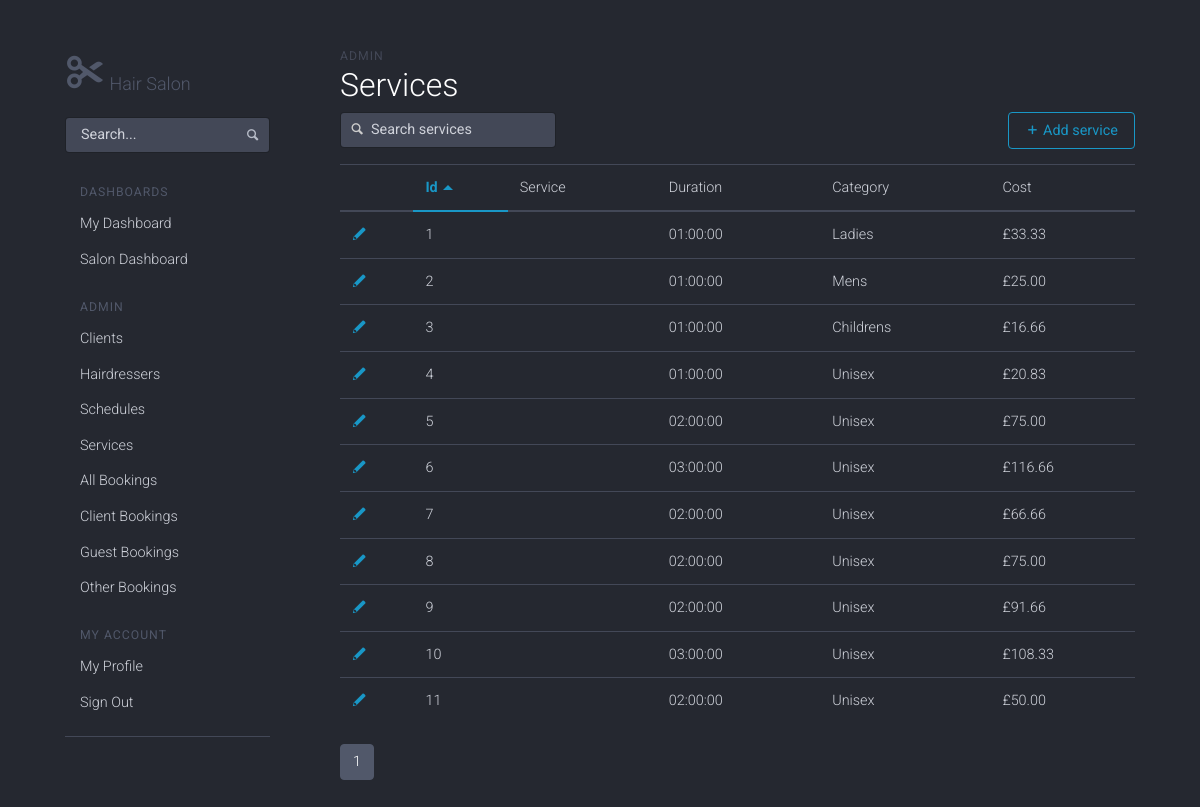
Screenshot of /admin/services.php (signed in) with the database file from the repository.
### tables this page shows
CREATE TABLE services (
    id INT AUTO_INCREMENT PRIMARY KEY,
    title VARCHAR(255) NOT NULL,
    duration TIME NOT NULL,
    category_id INT NOT NULL,
    cost DECIMAL(8,2) NOT NULL,
    created_at TIMESTAMP DEFAULT '0000-00-00 00:00:00',
    changed_at TIMESTAMP DEFAULT NOW() ON UPDATE CURRENT_TIMESTAMP,
    FOREIGN KEY(category_id) REFERENCES categories(id)
);

### admin/includes/class_session.php (called while the page is built, shortened)
<?php
class Session {
  private $signed_in = false;
  public function is_signed_in() {
    return $this->signed_in;
  }
  private function check_the_signin() {
    if (isset($_SESSION['user_id'])) {
      $this->signed_in = true;
    } else {
      unset($this->user_id);
      $this->signed_in = false;
    }
  }
}
$session = new Session();
?>

### admin/includes/class_database.php (called while the page is built, shortened)
<?php
class Database {
  public $connection;
  public function open_db_connection() {
    $this->connection = new mysqli(DB_HOST, DB_USER, DB_PASS, DB_NAME);
  }
  public function query($sql) {
    $result = $this->connection->query($sql);
    return $result;
  }
}
$database = new Database();
?>

### admin/includes/class_db_object.php (called while the page is built, shortened)
<?php
abstract class Db_object {
  public static function find_by_query($sql) {
    global $database;
    $result_set = $database->query($sql);
    $the_object_array = array();
    while ($row = mysqli_fetch_array($result_set)) {
      $the_object_array[] = static::instantiate($row);
    }
    return $the_object_array;
  }
  private function has_attribute($the_attribute) {
    $object_properties = get_object_vars($this);
    return array_key_exists($the_attribute, $object_properties);
  }
  public static function instantiate($the_record) {
    $the_object = new $calling_class;
    foreach ($the_record as $the_attribute => $value) {
      if ($the_object->has_attribute($the_attribute)) {
        $the_object->$the_attribute = $value;
      }
    }
    return $the_object;
  }
  public static function count_all() {
    global $database;
    $sql = "SELECT COUNT(*) FROM " . static::$db_table;
    $result_set = $database->query($sql);
    $row = mysqli_fetch_array($result_set);
    return array_shift($row);
  }
}
?>

### admin/includes/class_paginate.php (called while the page is built, shortened)
<?
class Paginate {
  public $current_page;
  public $items_per_page;
  public $items_total_count;
  public function __construct($page=1, $items_per_page=20, $items_total_count=0) {
    $this->current_page = (int)$page;
    $this->items_per_page = (int)$items_per_page;
    $this->items_total_count = (int)$items_total_count;
  }
  public function total_pages() {
    return ceil($this->items_total_count / $this->items_per_page);
  }
  public function offset() {
    return ($this->current_page - 1) * $this->items_per_page;
  }
}
?>

### admin/includes/class_service.php (called while the page is built, shortened)
<?php
class Service extends Db_object {
  public $category_id;
  public function category_name() {
    $category_name = "";
    switch ($this->category_id) {
      case "1":
        $category_name = "Mens";
        break;
      case "2":
        $category_name = "Ladies";
        break;
      case "3":
        $category_name = "Childrens";
        break;
      case "4":
        $category_name = "Unisex";
        break;
    }
    return $category_name;
  }
}
?>

### admin/services.php (the view, shortened to what this page needs)
<?php include("includes/header.php"); ?>
<?php
$page = !empty($_GET['page']) ? (int)$_GET['page'] : 1;
$items_per_page = 20;
$items_total_count = Service::count_all();
$paginate = new Paginate($page, $items_per_page, $items_total_count);
$sql = "SELECT * FROM services ";
$sql .= "LIMIT {$items_per_page} ";
$sql .= "OFFSET {$paginate->offset()}";
$services = Service::find_by_query($sql);
?>
    <div class="col-md-9 content">
      <div class="dashhead">
        <div class="dashhead-titles">
          <h6 class="dashhead-subtitle">Admin</h6>
          <h2 class="dashhead-title">Services</h2>
        </div>
      </div>
      <div class="flextable table-actions">
        <div class="flextable-item flextable-primary">
          <div class="btn-toolbar-item input-with-icon">
            <input type="text" class="form-control input-block" placeholder="Search services">
            <span class="icon icon-magnifying-glass"></span>
          </div>
        </div>
        <div class="flextable-item">
          <div class="btn-group">
            <button type="button" class="btn btn-outline-primary" onclick="window.location='service_add.php'">
              <span class="icon icon-plus"></span> Add service
            </button>
          </div>
        </div>
      </div>
      <div class="table-responsive">
        <table class="table table-hover" data-sort="table">
          <thead>
            <tr>
              <th></th>
              <th>Id</th>
              <th>Service</th>
              <th>Duration</th>
              <th>Category</th>
              <th>Cost</th>
            </tr>
          </thead>
          <tbody>
          <?php foreach ($services as $service) : ?>
            <tr>
              <td><a href="service_edit.php?id=<?php echo $service->id; ?>"><span class="icon icon-edit"></span></a></td>
              <td><?php echo $service->id; ?></td>
              <td><?php echo $service->name; ?></td>
              <td><?php echo $service->duration; ?></td>
              <td><?php echo $service->category_name(); ?></td>
              <td><?php echo "£".$service->cost; ?></td>
            </tr>
          <?php endforeach; ?>
          </tbody>
        </table>
      </div>
      <div class="text-center">
        <nav>
          <ul class="pagination">
          <?php
          for ($i=1; $i <= $paginate->total_pages(); $i++) {
            if($i == $paginate->current_page) {
              echo "<li class='page-item active'><a class='page-link' href='services.php?page={$i}'>{$i}</a></li>";
            } else {
              echo "<li class='page-item'><a class='page-link' href='services.php?page={$i}'>{$i}</a></li>";
            }
          }
          ?>
          </ul>
        </nav>
      </div>
      </div>
<?php include("includes/footer.php"); ?>

### admin/includes/header.php (shortened to what this page needs)
<!DOCTYPE html>
<html lang="en">
<head>
  <link href="assets/css/toolkit-inverse.css" rel="stylesheet">
  <link href="assets/css/application.css" rel="stylesheet">
</head>
<body>
  <div class="container">
    <div class="row">
    <?php include("navigation.php"); ?>

### admin/includes/navigation.php (shortened to what this page needs)
<div class="col-md-3 sidebar">
  <nav class="sidebar-nav">
    <div class="sidebar-header">
      <a class="sidebar-brand img-responsive" href="../index.php">
        <span class="icon icon-scissors sidebar-brand-icon"></span>
        Hair Salon
      </a>
    </div>
    <?php if($session->is_signed_in()) : ?>
    <div class="collapse nav-toggleable-md" id="nav-toggleable-md">
      <form class="sidebar-form">
        <input class="form-control" type="text" placeholder="Search...">
        <button type="submit" class="btn-link">
          <span class="icon icon-magnifying-glass"></span>
        </button>
      </form>
      <ul class="nav nav-pills nav-stacked flex-column">
        <li class="nav-header">Dashboards</li>
        <li class="nav-item">
          <a class="nav-link" href="index.php">My Dashboard</a>
        </li>
        <li class="nav-item">
          <a class="nav-link" href="overview.php">Salon Dashboard</a>
        </li>
        <li class="nav-header">Admin</li>
        <li class="nav-item">
          <a class="nav-link" href="clients.php">Clients</a>
        </li>
        <li class="nav-item">
          <a class="nav-link"href="hairdressers.php">Hairdressers</a>
        </li>
        <li class="nav-item">
          <a class="nav-link" href="schedules.php">Schedules</a>
        </li>
          <li class="nav-item">
            <a class="nav-link" href="services.php">Services</a>
          </li>
        <li class="nav-item">
          <a class="nav-link" href="bookings.php">All Bookings</a>
        </li>
        <li class="nav-item">
          <a class="nav-link" href="bookings_clients.php">Client Bookings</a>
        </li>
        <li class="nav-item">
          <a class="nav-link" href="bookings_guests.php">Guest Bookings</a>
        </li>
        <li class="nav-item">
          <a class="nav-link" href="bookings_other.php">Other Bookings</a>
        </li>
        <li class="nav-header">My Account</li>
        <li class="nav-item">
          <a class="nav-link" href="profile.php">My Profile</a>
        </li>
        <li class="nav-item">
          <a class="nav-link" href="signout.php">Sign Out</a>
        </li>
      </ul>
      <hr class="visible-xs mt-3">
    </div>
    <?php endif; ?>
  </nav>
</div>

### admin/includes/footer.php (shortened to what this page needs)
    </div>
  </div>
</body>
</html>

### admin/assets/css/application.css (style rules this page uses)
body { padding-top: 20px; padding-bottom: 20px; }
@media (min-width: 768px) { body { padding-top: 50px; padding-bottom: 50px; } }
h1, h2, h3, h4, h5, h6, .h1, .h2, .h3, .h4, .h5, .h6 { margin-top: 0; }
hr { margin-top: 30px; margin-bottom: 30px; }

### admin/includes/header.php (style rules this page uses)
body { width: 1px; min-width: 100%; *width: 100%; }

### rows the page displays
services: id "1", duration "01:00:00", category "Ladies", cost "33.33"
services: id "2", duration "01:00:00", category "Mens", cost "25.00"
services: id "3", duration "01:00:00", category "Childrens", cost "16.66"
services: id "4", duration "01:00:00", category "Unisex", cost "20.83"
services: id "5", duration "02:00:00", category "Unisex", cost "75.00"
services: id "6", duration "03:00:00", category "Unisex", cost "116.66"
services: id "7", duration "02:00:00", category "Unisex", cost "66.66"
services: id "8", duration "02:00:00", category "Unisex", cost "75.00"
services: id "9", duration "02:00:00", category "Unisex", cost "91.66"
services: id "10", duration "03:00:00", category "Unisex", cost "108.33"
services: id "11", duration "02:00:00", category "Unisex", cost "50.00"
